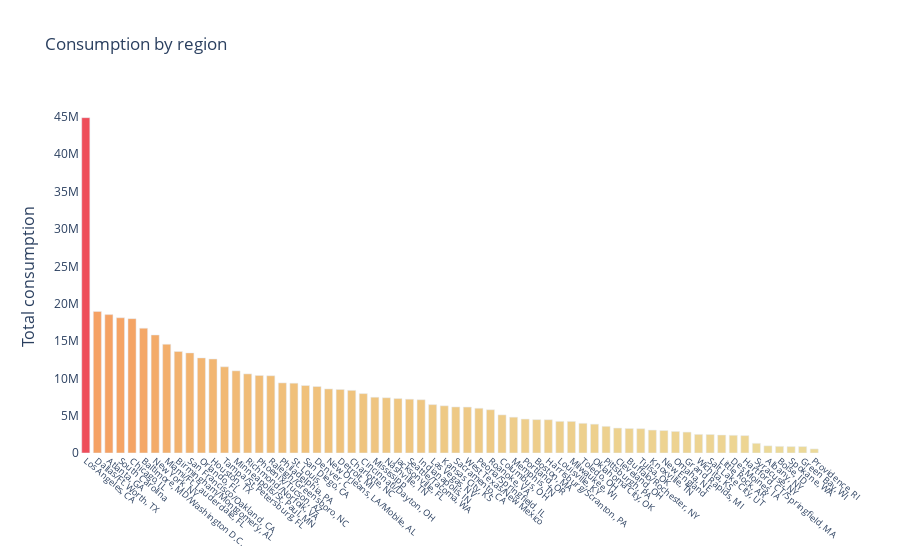

Here is the notebook cell this chart was saved with:
### Markdown cell above
# By region

### Code cell
region = merge_data.groupby('Region').\
        agg({'consumption': 'sum'}).\
        reset_index().\
        sort_values('consumption', ascending = False)

fig = go.Figure()

fig.add_trace(go.Bar(
    x=region['Region'],
    y=region['consumption'],
    marker={'color': region['consumption'],'colorscale': 'Oryel'}))


fig.update_layout(title='Consumption by region',
                  xaxis_tickfont_size=9,
                  yaxis=dict(title='Total consumption',
                             titlefont_size=16,
                             tickfont_size=12),
                  barmode='group', 
                  bargap=0.30,
                  xaxis_tickangle=40,
                  plot_bgcolor='white')
fig.show()

### Figure 1 — Plotly figure (JSON) as saved in the notebook; plotly's stock layout.template omitted (floating-point values rounded to 4 significant figures)
{"data": [{"marker": {"color": [44906298, 18960912, 18530449, 18108419, 17991666, 16714892, 15803369, 14566479, 13597951, 13406539, 12736240, 12588259, 11543601, 11002483, 10594209, 10380197, 10345803, 9388458, 9348648, 9034763, 8898685, 8580905, 8505522, 8390135, 7954095, 7467987, 7398376, 7292678, 7207619, 7134918, 6481017, 6319898, 6167828, 6152081, 5990147, 5793387, 5104828, 4797646, 4547789, 4469517, 4455508, 4238880, 4231446, 3976748, 3862879, 3572421, 3341171, 3283590, 3254926, 3072115, 3010504, 2889714, 2799534, 2496700, 2481832, 2409855, 2373306, 2330890, 1298067, 960723, 893663, 865269, 862964, 548812], "colorscale": [[0, "rgb(236, 218, 154)"], [0.1667, "rgb(239, 196, 126)"], [0.3333, "rgb(243, 173, 106)"], [0.5, "rgb(247, 148, 93)"], [0.6667, "rgb(249, 123, 87)"], [0.8333, "rgb(246, 99, 86)"], [1, "rgb(238, 77, 90)"]]}, "type": "bar", "x": ["Los Angeles, CA", "Dallas/Ft. Worth, TX", "Atlanta, GA", "South Carolina", "Chicago, IL", "Baltimore, MD/Washington D.C.", "New York, NY", "Miami/Ft. Lauderdale, FL", "Birmingham/Montgomery, AL", "San Francisco/Oakland, CA", "Orlando, FL", "Houston, TX", "Tampa/St. Petersburg, FL", "Minneapolis/St. Paul, MN", "Richmond/Norfolk, VA", "Phoenix/Tucson, AZ", "Raleigh/Greensboro, NC", "Philadelphia, PA", "St. Louis,", "San Diego, CA", "Denver, C", "New Orleans, LA/Mobile, AL", "Detroit, MI", "Charlotte, NC", "Cincinnati/Dayton, OH", "Mississipp", "Nashville, TN", "Jacksonville, FL", "Seattle/Tacoma, WA", "Indianapolis, IN", "Las Vegas, NV", "Kansas City, KS", "Sacramento, CA", "West Texas/New Mexico", "Peoria/Springfield, IL", "Roanoke, VA", "Columbus, OH", "Memphis, TN", "Portland, OR", "Boston, MA", "Harrisburg/Scranton, PA", "Louisville, KY", "Milwaukee, WI", "Toledo, OH", "Oklahoma City, OK", "Pittsburgh, PA", "Cleveland, OH", "Buffalo/Rochester, NY", "Tulsa, OK", "Knoxville, TN", "New England", "Omaha, NE", "Grand Rapids, MI", "Wichita, KS", "Salt Lake City, UT", "Little Rock, AR", "Des Moines, IA", "Hartford, CT/Springfield, MA", "Syracuse, NY", "Albany, NY", "Boise, ID", "Spokane, WA", "Green Bay, WI", "Providence, RI"], "y": [44906298, 18960912, 18530449, 18108419, 17991666, 16714892, 15803369, 14566479, 13597951, 13406539, 12736240, 12588259, 11543601, 11002483, 10594209, 10380197, 10345803, 9388458, 9348648, 9034763, 8898685, 8580905, 8505522, 8390135, 7954095, 7467987, 7398376, 7292678, 7207619, 7134918, 6481017, 6319898, 6167828, 6152081, 5990147, 5793387, 5104828, 4797646, 4547789, 4469517, 4455508, 4238880, 4231446, 3976748, 3862879, 3572421, 3341171, 3283590, 3254926, 3072115, 3010504, 2889714, 2799534, 2496700, 2481832, 2409855, 2373306, 2330890, 1298067, 960723, 893663, 865269, 862964, 548812]}], "layout": {"bargap": 0.3, "barmode": "group", "plot_bgcolor": "white", "title": {"text": "Consumption by region"}, "xaxis": {"tickangle": 40, "tickfont": {"size": 9}}, "yaxis": {"tickfont": {"size": 12}, "title": {"font": {"size": 16}, "text": "Total consumption"}}}}
